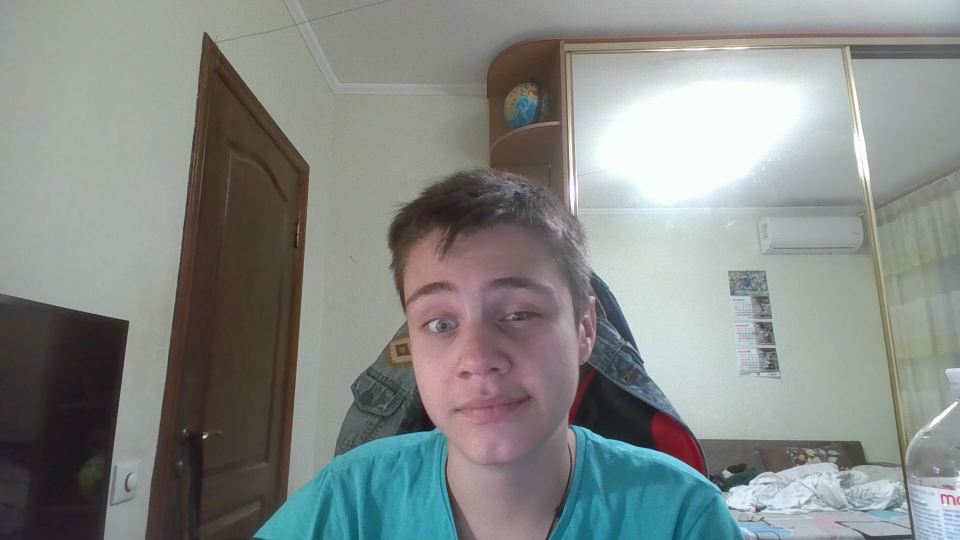
#> input picture images/me.jpg, 1920 x 1080 px (shown at 1/2 size)
$ python HW_lesson3.py
#> lines starting #> are read from the running program, lines starting #| are printed output that depends on the picture
import cv2

img = cv2.imread('images/me.jpg')
#> img is the input picture: shape (1080, 1920, 3); mean B, G, R 134.8, 137.9, 133.6
img = cv2.resize(img, (img.shape[1] // 2, img.shape[0] // 2))
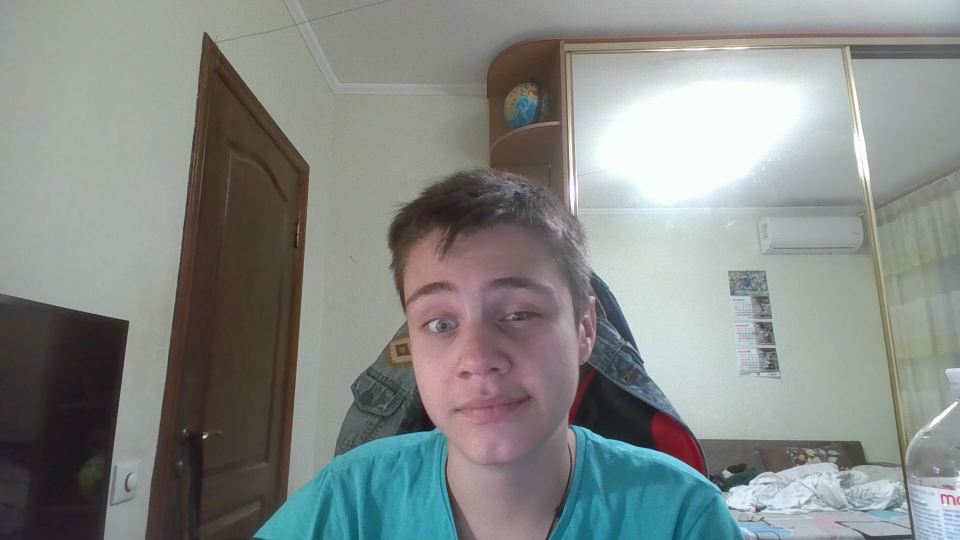
#> img: shape (540, 960, 3); mean B, G, R 135, 138.1, 133.8
cv2.rectangle(img, (390, 170), (600, 468), (0, 32, 191), 2)
cv2.putText(img, "Ruban Mykyta", (405, 500), cv2.FONT_HERSHEY_SIMPLEX, 0.8, (0, 32, 191), 2)
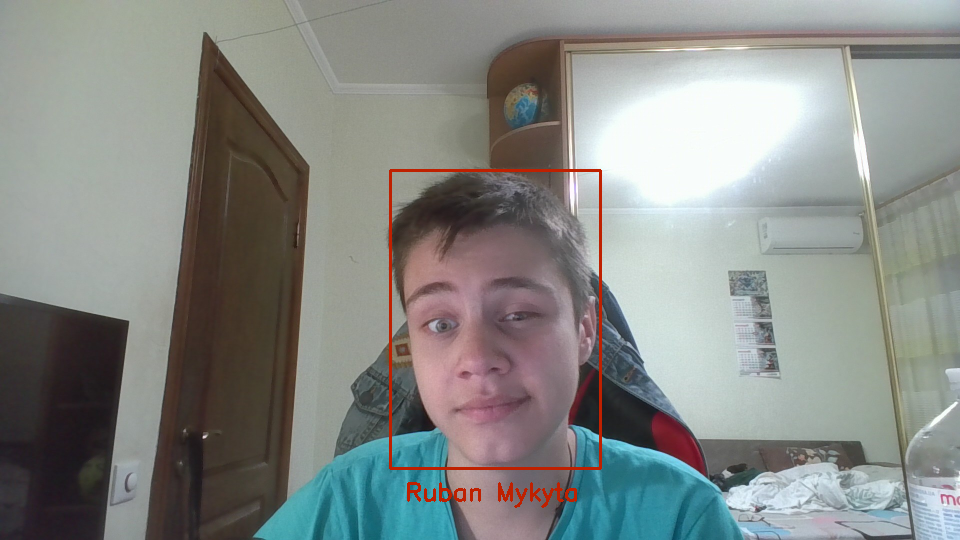
#> img: shape (540, 960, 3); mean B, G, R 133.9, 137.3, 134.4

cv2.imshow('image', img)
cv2.waitKey(0)
cv2.destroyAllWindows()
